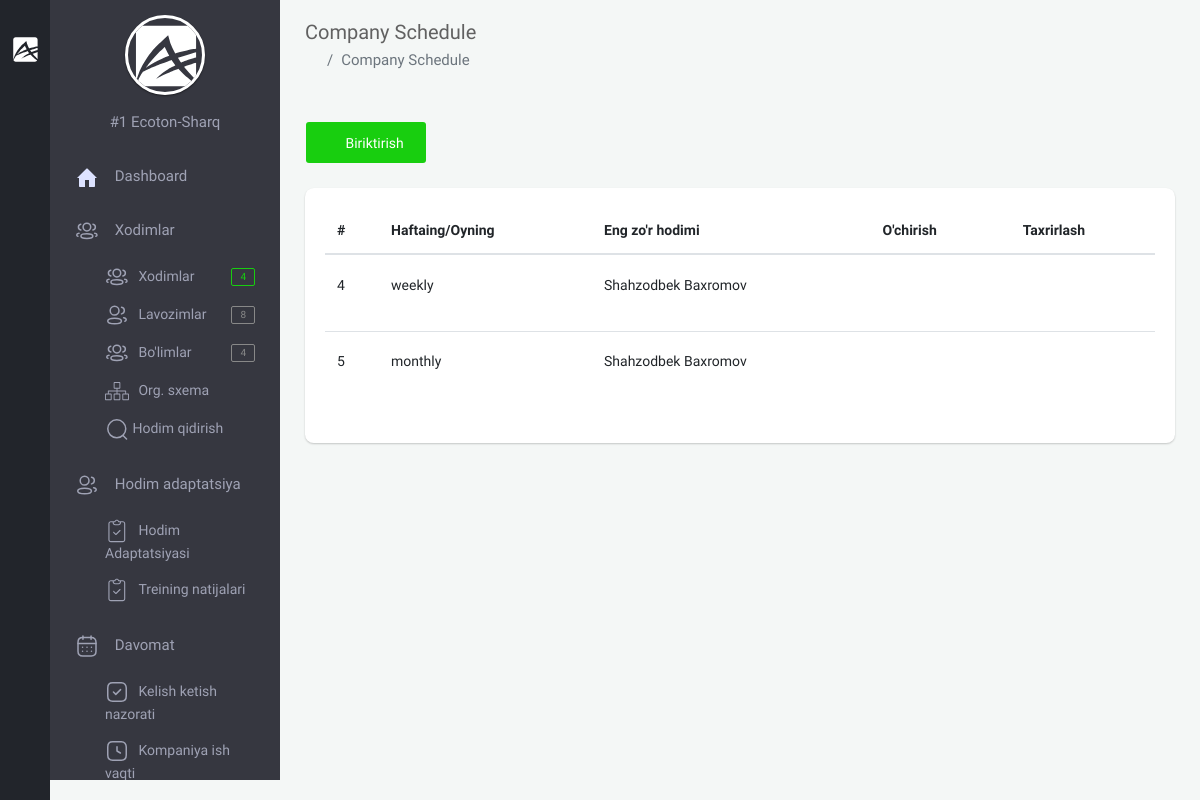
Page /backoffice/super-staff (signed in) on the earlier database version.
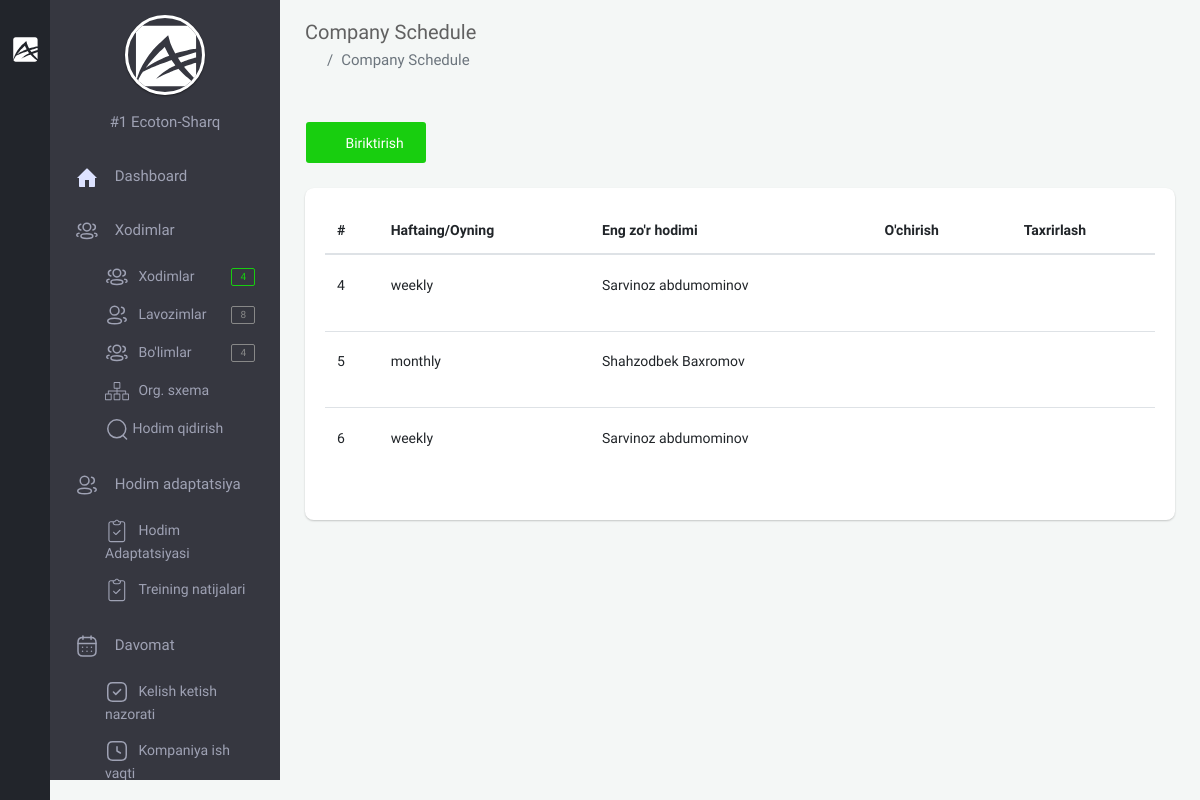
Same page on the later database version.
### app/models.py (models this page shows, shortened)
class SuperStaffs(models.Model):
    TYPE_OF_GRADE = (
        ('weekly', 'Haftalik'),
        ('monthly', 'Oylik')
    )
    company = models.ForeignKey(Company, on_delete=models.CASCADE)
    type = models.CharField(choices=TYPE_OF_GRADE, max_length=20)
    staff = models.ForeignKey(Staff, on_delete=models.CASCADE)
    text = models.TextField(null=True, blank=True)
    created_at = models.DateTimeField(auto_now_add=True)

class Staff(models.Model):
    GENDER = (
        ('male', 'Erkak'),
        ('female', 'Ayol')
    )
    company = models.ForeignKey(Company, on_delete=models.CASCADE, verbose_name="Kompaniya")
    first_name = models.CharField(null=True, blank=True, max_length=255, verbose_name="Ism")
    second_name = models.CharField(null=True, blank=True, max_length=255, verbose_name="Familiya")
    last_name = models.CharField(null=True, blank=True, max_length=255, verbose_name="Otasining ismi")
    username = models.CharField(null=True, blank=True, max_length=255, verbose_name="Username")
    birth_date = models.DateField(null=True, blank=True, verbose_name="Tug'ilgan sana")
    gender = models.CharField(choices=GENDER, max_length=10, verbose_name="Jinsi")
    password = models.CharField(null=True, blank=True, max_length=255, verbose_name="parol")
    training_url = models.UUIDField(max_length=200, unique=True, null=True, blank=True)
    tabel_number = models.PositiveIntegerField(null=True, blank=True, verbose_name="Tabel raqami")
    start_work_at = models.DateField(null=True, blank=True, verbose_name="Ish boshlagan sana")
    account_number = models.BigIntegerField(null=True, blank=True, verbose_name="Xisob raqami")
    email = models.EmailField(unique=True, verbose_name="Elektron manzil")
    mobile_phone = models.CharField(null=True, blank=True, max_length=15, verbose_name="Mobil telefon")
    home_phone = models.CharField(null=True, blank=True, max_length=15, verbose_name="Uy telefoni")
    work_phone = models.CharField(null=True, blank=True, max_length=15, verbose_name="Ish telefoni")
    address = models.CharField(null=True, blank=True, max_length=255, verbose_name="Uy manzili")
    image = models.ImageField(upload_to='company/staff/image/', null=True, blank=True, verbose_name="Xodimning rasmi")
    qr_code = models.ImageField(upload_to='company/staff/qr_code/', null=True, blank=True,
                                verbose_name="Xodimning qr code")
    department = models.ForeignKey(Department, on_delete=models.CASCADE, verbose_name="Bo'lim")
    position = models.ForeignKey(Position, on_delete=models.CASCADE, verbose_name="Lavozim")
    note = models.CharField(max_length=255, null=True, blank=True, verbose_name="Eslatma")
    created_at = models.DateTimeField(auto_now_add=True)
    def __str__(self):
        return str(f'{self.first_name} {self.second_name} {self.last_name}')
    class Meta:
        ordering = ['-created_at']
        verbose_name_plural = "Xodimlar"

### backoffice/views.py (the view, shortened to what this page needs)
# urls.py: path('super-staff', views.SuperStaffCreateView.as_view(), name='super_staff'),
class SuperStaffCreateView(LoginRequiredMixin, generic.CreateView):
    template_name = 'backoffice/pages/super-staff/index.html'
    form_class = forms.SuperStaffsModelForm
    success_url = reverse_lazy('super_staff')
    model = models.SuperStaffs
    def get_form(self, form_class=None):
        f = super().get_form(form_class)
        f.fields['staff'].queryset = self.request.user.company.staff_set.all()
        return f
    def get_context_data(self, *, object_list=None, **kwargs):
        ctx = super(SuperStaffCreateView, self).get_context_data(**kwargs)
        company = self.request.user.company
        company_super_staff = models.SuperStaffs.objects.filter(company=company)
        ctx['items'] = company_super_staff
        return ctx

### app/models.py (called while the page is built)
    def __str__(self):
        return f'#{self.id}  {self.name}'

    @property
    def logo_url(self):
        if self.logo and hasattr(self.logo, 'url'):
            return self.logo.url

### backoffice/context_processors.py (called while the page is built)
def staff_amount(request):
    amount_staff = None
    if request.user.is_anonymous == False:
        company = request.user.company
        staff = models.Staff.objects.filter(company=company)
        amount_staff = staff.count()
    return {"amount_staff": amount_staff}

def position_amount(request):
    position_amounts = None
    if request.user.is_anonymous == False:
        company = request.user.company
        position = models.Position.objects.filter(company=company)
        position_amounts = position.count()
    return {
        'position_amounts': position_amounts
    }

def department_amount(request):
    department_amounts = None
    if request.user.is_anonymous == False:
        company = request.user.company
        department = models.Department.objects.filter(company=company)
        department_amounts = department.count()
    return {
        'department_amounts': department_amounts
    }

### templates/backoffice/pages/super-staff/index.html (shortened to what this page needs)
{% extends 'backoffice/base.html' %}
{% load app_tags %}
{% block content %}
    <section class="content">
        <div class="container-fluid">
            <div class="block-header">
            <div class="row clearfix">
                <div class="col-lg-5 col-md-5 col-sm-12">
                    <h2>Company Schedule</h2>
                    <ul class="breadcrumb padding-0">
                        <li class="breadcrumb-item"><a href="{% url 'backoffice-main' %}"><i class="zmdi zmdi-home"></i></a></li>
                        <li class="breadcrumb-item active">Company Schedule</li>
                    </ul>
                </div>
            </div>
        </div>
            <div class="row clearfix">
                <div class="col-lg-12 col-md-12 col-sm-12">
                    <div class="card">
                        <div class="header">
                            <button type="button" data-color="pink" data-toggle="modal" data-target="#colorModal"
                                    class="btn btn-success waves-effect"><i class="zmdi zmdi-plus"></i> Biriktirish
                            </button>
                        </div>
                        <div class="body table-responsive">
                            <table class="table table-hover">
                                <thead>
                                <tr>
                                    <th>#</th>
                                    <th>Haftaing/Oyning</th>
                                    <th>Eng zo'r hodimi</th>
                                    <th>O'chirish</th>
                                    <th>Taxrirlash</th>
                                </tr>
                                </thead>
                                <tbody>
                                {% for item in items %}
                                    <tr>
                                        <td>
                                            <p>{{ item.id }}</p>
                                        </td>
                                        <td>
                                            <p>{{ item.type }}</p>
                                        </td>
                                        <td>
                                            <p>{{ item.staff.first_name }} {{ item.staff.second_name }}</p>
                                        </td>
                                        <td>
                                            <form action="{% url 'super_staff_delete' pk=item.pk %}" method="POST">
                                                <button type="submit" class="btn btn-neutral waves-effect"><i class="zmdi zmdi-delete"></i></button>
                                            </form>
                                        </td>
                                        <td>
                                            <a href="javascript:void(0);" data-color="pink"
                                               data-toggle="modal" data-target="#staff_adaptation{{ item.id }}"
                                               class="btn btn-neutral waves-effect"><i class="zmdi zmdi-edit"></i></a>
                                        </td>
                                    </tr>
                                {% endfor %}
                                </tbody>
                            </table>
                        </div>
                    </div>
                </div>
            </div>
        </div>
    </section>
{% endblock %}

Differences in the rows shown:
changed SuperStaffs id 4: staff.first_name "Shahzodbek" → "Sarvinoz"; staff.second_name "Baxromov" → "abdumominov"
added SuperStaffs: id "6", type "weekly", staff.first_name "Sarvinoz", staff.second_name "abdumominov"
